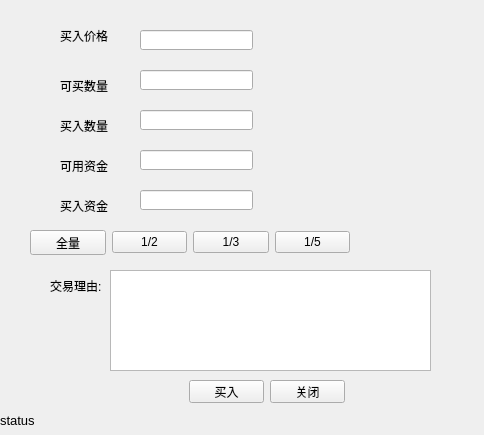
<?xml version="1.0" encoding="UTF-8"?>
<ui version="4.0">
 <class>TrainTradeForm</class>
 <widget class="QWidget" name="TrainTradeForm">
  <property name="geometry">
   <rect>
    <x>0</x>
    <y>0</y>
    <width>484</width>
    <height>435</height>
   </rect>
  </property>
  <property name="windowTitle">
   <string>Form</string>
  </property>
  <widget class="QLabel" name="lab_price">
   <property name="geometry">
    <rect>
     <x>60</x>
     <y>20</y>
     <width>51</width>
     <height>31</height>
    </rect>
   </property>
   <property name="text">
    <string>买入价格</string>
   </property>
  </widget>
  <widget class="QLabel" name="lab_qty_ava">
   <property name="geometry">
    <rect>
     <x>60</x>
     <y>70</y>
     <width>51</width>
     <height>31</height>
    </rect>
   </property>
   <property name="text">
    <string>可买数量</string>
   </property>
  </widget>
  <widget class="QLineEdit" name="le_price">
   <property name="geometry">
    <rect>
     <x>140</x>
     <y>30</y>
     <width>113</width>
     <height>20</height>
    </rect>
   </property>
  </widget>
  <widget class="QLineEdit" name="le_qty_ava">
   <property name="geometry">
    <rect>
     <x>140</x>
     <y>70</y>
     <width>113</width>
     <height>20</height>
    </rect>
   </property>
  </widget>
  <widget class="QLineEdit" name="le_qty">
   <property name="geometry">
    <rect>
     <x>140</x>
     <y>110</y>
     <width>113</width>
     <height>20</height>
    </rect>
   </property>
  </widget>
  <widget class="QLabel" name="lab_qty">
   <property name="geometry">
    <rect>
     <x>60</x>
     <y>110</y>
     <width>51</width>
     <height>31</height>
    </rect>
   </property>
   <property name="text">
    <string>买入数量</string>
   </property>
  </widget>
  <widget class="QLabel" name="lab_capital_ava">
   <property name="geometry">
    <rect>
     <x>60</x>
     <y>150</y>
     <width>51</width>
     <height>31</height>
    </rect>
   </property>
   <property name="text">
    <string>可用资金</string>
   </property>
  </widget>
  <widget class="QLineEdit" name="le_capital_ava">
   <property name="geometry">
    <rect>
     <x>140</x>
     <y>150</y>
     <width>113</width>
     <height>20</height>
    </rect>
   </property>
  </widget>
  <widget class="QLineEdit" name="le_capital">
   <property name="geometry">
    <rect>
     <x>140</x>
     <y>190</y>
     <width>113</width>
     <height>20</height>
    </rect>
   </property>
  </widget>
  <widget class="QLabel" name="lab_capital">
   <property name="geometry">
    <rect>
     <x>60</x>
     <y>190</y>
     <width>51</width>
     <height>31</height>
    </rect>
   </property>
   <property name="text">
    <string>买入资金</string>
   </property>
  </widget>
  <widget class="QLabel" name="label_reason">
   <property name="geometry">
    <rect>
     <x>50</x>
     <y>270</y>
     <width>51</width>
     <height>31</height>
    </rect>
   </property>
   <property name="text">
    <string>交易理由:</string>
   </property>
  </widget>
  <widget class="QTextEdit" name="textEdit_reason">
   <property name="geometry">
    <rect>
     <x>110</x>
     <y>270</y>
     <width>321</width>
     <height>101</height>
    </rect>
   </property>
  </widget>
  <widget class="QPushButton" name="pbtn_close">
   <property name="geometry">
    <rect>
     <x>270</x>
     <y>380</y>
     <width>75</width>
     <height>23</height>
    </rect>
   </property>
   <property name="text">
    <string>关闭</string>
   </property>
  </widget>
  <widget class="QPushButton" name="pbt_trade">
   <property name="geometry">
    <rect>
     <x>189</x>
     <y>380</y>
     <width>75</width>
     <height>23</height>
    </rect>
   </property>
   <property name="text">
    <string>买入</string>
   </property>
  </widget>
  <widget class="QWidget" name="layoutWidget">
   <property name="geometry">
    <rect>
     <x>30</x>
     <y>230</y>
     <width>320</width>
     <height>25</height>
    </rect>
   </property>
   <layout class="QHBoxLayout" name="horizontalLayout">
    <item>
     <widget class="QPushButton" name="pbt_all">
      <property name="text">
       <string>全量</string>
      </property>
     </widget>
    </item>
    <item>
     <widget class="QPushButton" name="pbtn_qty_half">
      <property name="text">
       <string>1/2</string>
      </property>
     </widget>
    </item>
    <item>
     <widget class="QPushButton" name="pbtn_qty_one_third">
      <property name="text">
       <string>1/3</string>
      </property>
     </widget>
    </item>
    <item>
     <widget class="QPushButton" name="pbtn_qty_one_fifth">
      <property name="text">
       <string>1/5</string>
      </property>
     </widget>
    </item>
   </layout>
  </widget>
  <widget class="QLabel" name="lab_status">
   <property name="geometry">
    <rect>
     <x>0</x>
     <y>410</y>
     <width>481</width>
     <height>20</height>
    </rect>
   </property>
   <property name="font">
    <font>
     <pointsize>10</pointsize>
    </font>
   </property>
   <property name="text">
    <string>status</string>
   </property>
  </widget>
 </widget>
 <resources/>
 <connections/>
</ui>
